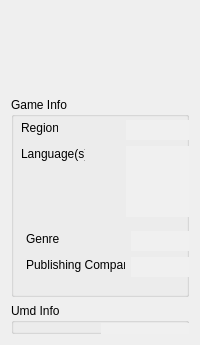
      <widget class="QWidget" name="GameInfo">
       <attribute name="title">
        <string>Game Info</string>
       </attribute>
       <layout class="QGridLayout" name="gridLayout_2">
        <item row="0" column="0">
         <widget class="QLabel" name="icon0pic">
          <property name="minimumSize">
           <size>
            <width>144</width>
            <height>80</height>
           </size>
          </property>
          <property name="text">
           <string/>
          </property>
          <property name="pixmap">
           <pixmap resource="qpcspxmb.qrc">:/images/icon0.png</pixmap>
          </property>
          <property name="alignment">
           <set>Qt::AlignCenter</set>
          </property>
         </widget>
        </item>
        <item row="1" column="0">
         <widget class="QGroupBox" name="groupBox">
          <property name="sizePolicy">
           <sizepolicy hsizetype="Preferred" vsizetype="Preferred">
            <horstretch>0</horstretch>
            <verstretch>1</verstretch>
           </sizepolicy>
          </property>
          <property name="minimumSize">
           <size>
            <width>0</width>
            <height>200</height>
           </size>
          </property>
          <property name="maximumSize">
           <size>
            <width>16777215</width>
            <height>200</height>
           </size>
          </property>
          <property name="title">
           <string>Game Info</string>
          </property>
          <widget class="QLabel" name="label">
           <property name="geometry">
            <rect>
             <x>10</x>
             <y>23</y>
             <width>37</width>
             <height>16</height>
            </rect>
           </property>
           <property name="text">
            <string>Region:</string>
           </property>
          </widget>
          <widget class="QLineEdit" name="regionEdit">
           <property name="geometry">
            <rect>
             <x>115</x>
             <y>23</y>
             <width>133</width>
             <height>20</height>
            </rect>
           </property>
           <property name="palette">
            <palette>
             <active>
              <colorrole role="Base">
               <brush brushstyle="SolidPattern">
                <color alpha="255">
                 <red>240</red>
                 <green>240</green>
                 <blue>240</blue>
                </color>
               </brush>
              </colorrole>
             </active>
             <inactive>
              <colorrole role="Base">
               <brush brushstyle="SolidPattern">
                <color alpha="255">
                 <red>240</red>
                 <green>240</green>
                 <blue>240</blue>
                </color>
               </brush>
              </colorrole>
             </inactive>
             <disabled>
              <colorrole role="Base">
               <brush brushstyle="SolidPattern">
                <color alpha="255">
                 <red>240</red>
                 <green>240</green>
                 <blue>240</blue>
                </color>
               </brush>
              </colorrole>
             </disabled>
            </palette>
           </property>
           <property name="font">
            <font>
             <pointsize>8</pointsize>
            </font>
           </property>
           <property name="mouseTracking">
            <bool>false</bool>
           </property>
           <property name="focusPolicy">
            <enum>Qt::StrongFocus</enum>
           </property>
           <property name="autoFillBackground">
            <bool>false</bool>
           </property>
           <property name="frame">
            <bool>false</bool>
           </property>
           <property name="alignment">
            <set>Qt::AlignLeading|Qt::AlignLeft|Qt::AlignVCenter</set>
           </property>
           <property name="readOnly">
            <bool>true</bool>
           </property>
          </widget>
          <widget class="QLabel" name="label_2">
           <property name="geometry">
            <rect>
             <x>10</x>
             <y>49</y>
             <width>64</width>
             <height>16</height>
            </rect>
           </property>
           <property name="text">
            <string>Language(s):</string>
           </property>
          </widget>
          <widget class="QTextEdit" name="languageEdit">
           <property name="geometry">
            <rect>
             <x>115</x>
             <y>49</y>
             <width>174</width>
             <height>71</height>
            </rect>
           </property>
           <property name="palette">
            <palette>
             <active>
              <colorrole role="Base">
               <brush brushstyle="SolidPattern">
                <color alpha="255">
                 <red>240</red>
                 <green>240</green>
                 <blue>240</blue>
                </color>
               </brush>
              </colorrole>
             </active>
             <inactive>
              <colorrole role="Base">
               <brush brushstyle="SolidPattern">
                <color alpha="255">
                 <red>240</red>
                 <green>240</green>
                 <blue>240</blue>
                </color>
               </brush>
              </colorrole>
             </inactive>
             <disabled>
              <colorrole role="Base">
               <brush brushstyle="SolidPattern">
                <color alpha="255">
                 <red>240</red>
                 <green>240</green>
                 <blue>240</blue>
                </color>
               </brush>
              </colorrole>
             </disabled>
            </palette>
           </property>
           <property name="frameShape">
            <enum>QFrame::NoFrame</enum>
           </property>
           <property name="readOnly">
            <bool>true</bool>
           </property>
           <property name="html">
            <string>&lt;!DOCTYPE HTML PUBLIC &quot;-//W3C//DTD HTML 4.0//EN&quot; &quot;http://www.w3.org/TR/REC-html40/strict.dtd&quot;&gt;
&lt;html&gt;&lt;head&gt;&lt;meta name=&quot;qrichtext&quot; content=&quot;1&quot; /&gt;&lt;style type=&quot;text/css&quot;&gt;
p, li { white-space: pre-wrap; }
&lt;/style&gt;&lt;/head&gt;&lt;body style=&quot; font-family:'MS Shell Dlg 2'; font-size:8.25pt; font-weight:400; font-style:normal;&quot;&gt;
&lt;p align=&quot;right&quot; style=&quot;-qt-paragraph-type:empty; margin-top:0px; margin-bottom:0px; margin-left:0px; margin-right:0px; -qt-block-indent:0; text-indent:0px; font-size:8pt;&quot;&gt;&lt;/p&gt;&lt;/body&gt;&lt;/html&gt;</string>
           </property>
          </widget>
          <widget class="QLabel" name="label_3">
           <property name="geometry">
            <rect>
             <x>15</x>
             <y>134</y>
             <width>33</width>
             <height>16</height>
            </rect>
           </property>
           <property name="text">
            <string>Genre:</string>
           </property>
          </widget>
          <widget class="QLineEdit" name="genreEdit">
           <property name="geometry">
            <rect>
             <x>120</x>
             <y>134</y>
             <width>133</width>
             <height>20</height>
            </rect>
           </property>
           <property name="palette">
            <palette>
             <active>
              <colorrole role="Base">
               <brush brushstyle="SolidPattern">
                <color alpha="255">
                 <red>240</red>
                 <green>240</green>
                 <blue>240</blue>
                </color>
               </brush>
              </colorrole>
             </active>
             <inactive>
              <colorrole role="Base">
               <brush brushstyle="SolidPattern">
                <color alpha="255">
                 <red>240</red>
                 <green>240</green>
                 <blue>240</blue>
                </color>
               </brush>
              </colorrole>
             </inactive>
             <disabled>
              <colorrole role="Base">
               <brush brushstyle="SolidPattern">
                <color alpha="255">
                 <red>240</red>
                 <green>240</green>
                 <blue>240</blue>
                </color>
               </brush>
              </colorrole>
             </disabled>
            </palette>
           </property>
           <property name="font">
            <font>
             <pointsize>8</pointsize>
            </font>
           </property>
           <property name="mouseTracking">
            <bool>false</bool>
           </property>
           <property name="focusPolicy">
            <enum>Qt::StrongFocus</enum>
           </property>
           <property name="autoFillBackground">
            <bool>false</bool>
           </property>
           <property name="frame">
            <bool>false</bool>
           </property>
           <property name="alignment">
            <set>Qt::AlignLeading|Qt::AlignLeft|Qt::AlignVCenter</set>
           </property>
           <property name="readOnly">
            <bool>true</bool>
           </property>
          </widget>
          <widget class="QLabel" name="label_4">
           <property name="geometry">
            <rect>
             <x>15</x>
             <y>160</y>
             <width>99</width>
             <height>16</height>
            </rect>
           </property>
           <property name="text">
            <string>Publishing Company:</string>
           </property>
          </widget>
          <widget class="QLineEdit" name="publishEdit">
           <property name="geometry">
            <rect>
             <x>120</x>
             <y>160</y>
             <width>133</width>
             <height>20</height>
            </rect>
           </property>
           <property name="palette">
            <palette>
             <active>
              <colorrole role="Base">
               <brush brushstyle="SolidPattern">
                <color alpha="255">
                 <red>240</red>
                 <green>240</green>
                 <blue>240</blue>
                </color>
               </brush>
              </colorrole>
             </active>
             <inactive>
              <colorrole role="Base">
               <brush brushstyle="SolidPattern">
                <color alpha="255">
                 <red>240</red>
                 <green>240</green>
                 <blue>240</blue>
                </color>
               </brush>
              </colorrole>
             </inactive>
             <disabled>
              <colorrole role="Base">
               <brush brushstyle="SolidPattern">
                <color alpha="255">
                 <red>240</red>
                 <green>240</green>
                 <blue>240</blue>
                </color>
               </brush>
              </colorrole>
             </disabled>
            </palette>
           </property>
           <property name="font">
            <font>
             <pointsize>8</pointsize>
            </font>
           </property>
           <property name="mouseTracking">
            <bool>false</bool>
           </property>
           <property name="focusPolicy">
            <enum>Qt::StrongFocus</enum>
           </property>
           <property name="autoFillBackground">
            <bool>false</bool>
           </property>
           <property name="frame">
            <bool>false</bool>
           </property>
           <property name="alignment">
            <set>Qt::AlignLeading|Qt::AlignLeft|Qt::AlignVCenter</set>
           </property>
           <property name="readOnly">
            <bool>true</bool>
           </property>
          </widget>
         </widget>
        </item>
        <item row="2" column="0">
         <widget class="QGroupBox" name="groupBox_2">
          <property name="sizePolicy">
           <sizepolicy hsizetype="Preferred" vsizetype="Preferred">
            <horstretch>0</horstretch>
            <verstretch>1</verstretch>
           </sizepolicy>
          </property>
          <property name="title">
           <string>Umd Info</string>
          </property>
          <widget class="QLabel" name="label_5">
           <property name="geometry">
            <rect>
             <x>6</x>
             <y>78</y>
             <width>67</width>
             <height>16</height>
            </rect>
           </property>
           <property name="text">
            <string>Game Disc id :</string>
           </property>
          </widget>
          <widget class="QLineEdit" name="discIdEdit">
           <property name="geometry">
            <rect>
             <x>90</x>
             <y>78</y>
             <width>191</width>
             <height>20</height>
            </rect>
           </property>
           <property name="palette">
            <palette>
             <active>
              <colorrole role="Base">
               <brush brushstyle="SolidPattern">
                <color alpha="255">
                 <red>240</red>
                 <green>240</green>
                 <blue>240</blue>
                </color>
               </brush>
              </colorrole>
             </active>
             <inactive>
              <colorrole role="Base">
               <brush brushstyle="SolidPattern">
                <color alpha="255">
                 <red>240</red>
                 <green>240</green>
                 <blue>240</blue>
                </color>
               </brush>
              </colorrole>
             </inactive>
             <disabled>
              <colorrole role="Base">
               <brush brushstyle="SolidPattern">
                <color alpha="255">
                 <red>240</red>
                 <green>240</green>
                 <blue>240</blue>
                </color>
               </brush>
              </colorrole>
             </disabled>
            </palette>
           </property>
           <property name="font">
            <font>
             <pointsize>8</pointsize>
            </font>
           </property>
           <property name="mouseTracking">
            <bool>false</bool>
           </property>
           <property name="focusPolicy">
            <enum>Qt::StrongFocus</enum>
           </property>
           <property name="autoFillBackground">
            <bool>false</bool>
           </property>
           <property name="frame">
            <bool>false</bool>
           </property>
           <property name="alignment">
            <set>Qt::AlignLeading|Qt::AlignLeft|Qt::AlignVCenter</set>
           </property>
           <property name="readOnly">
            <bool>true</bool>
           </property>
          </widget>
          <widget class="QLabel" name="label_6">
           <property name="geometry">
            <rect>
             <x>6</x>
             <y>116</y>
             <width>53</width>
             <height>16</height>
            </rect>
           </property>
           <property name="text">
            <string>Game Size:</string>
           </property>
          </widget>
          <widget class="QLineEdit" name="gameSizeEdit">
           <property name="geometry">
            <rect>
             <x>90</x>
             <y>116</y>
             <width>191</width>
             <height>20</height>
            </rect>
           </property>
           <property name="palette">
            <palette>
             <active>
              <colorrole role="Base">
               <brush brushstyle="SolidPattern">
                <color alpha="255">
                 <red>240</red>
                 <green>240</green>
                 <blue>240</blue>
                </color>
               </brush>
              </colorrole>
             </active>
             <inactive>
              <colorrole role="Base">
               <brush brushstyle="SolidPattern">
                <color alpha="255">
                 <red>240</red>
                 <green>240</green>
                 <blue>240</blue>
                </color>
               </brush>
              </colorrole>
             </inactive>
             <disabled>
              <colorrole role="Base">
               <brush brushstyle="SolidPattern">
                <color alpha="255">
                 <red>240</red>
                 <green>240</green>
                 <blue>240</blue>
                </color>
               </brush>
              </colorrole>
             </disabled>
            </palette>
           </property>
           <property name="font">
            <font>
             <pointsize>8</pointsize>
            </font>
           </property>
           <property name="mouseTracking">
            <bool>false</bool>
           </property>
           <property name="focusPolicy">
            <enum>Qt::StrongFocus</enum>
           </property>
           <property name="autoFillBackground">
            <bool>false</bool>
           </property>
           <property name="frame">
            <bool>false</bool>
           </property>
           <property name="alignment">
            <set>Qt::AlignLeading|Qt::AlignLeft|Qt::AlignVCenter</set>
           </property>
           <property name="readOnly">
            <bool>true</bool>
           </property>
          </widget>
          <widget class="QLabel" name="label_7">
           <property name="geometry">
            <rect>
             <x>6</x>
             <y>154</y>
             <width>55</width>
             <height>16</height>
            </rect>
           </property>
           <property name="text">
            <string>Game CRC:</string>
           </property>
          </widget>
          <widget class="QLineEdit" name="crc32Edit">
           <property name="geometry">
            <rect>
             <x>90</x>
             <y>154</y>
             <width>191</width>
             <height>20</height>
            </rect>
           </property>
           <property name="palette">
            <palette>
             <active>
              <colorrole role="Base">
               <brush brushstyle="SolidPattern">
                <color alpha="255">
                 <red>240</red>
                 <green>240</green>
                 <blue>240</blue>
                </color>
               </brush>
              </colorrole>
             </active>
             <inactive>
              <colorrole role="Base">
               <brush brushstyle="SolidPattern">
                <color alpha="255">
                 <red>240</red>
                 <green>240</green>
                 <blue>240</blue>
                </color>
               </brush>
              </colorrole>
             </inactive>
             <disabled>
              <colorrole role="Base">
               <brush brushstyle="SolidPattern">
                <color alpha="255">
                 <red>240</red>
                 <green>240</green>
                 <blue>240</blue>
                </color>
               </brush>
              </colorrole>
             </disabled>
            </palette>
           </property>
           <property name="font">
            <font>
             <pointsize>8</pointsize>
            </font>
           </property>
           <property name="mouseTracking">
            <bool>false</bool>
           </property>
           <property name="focusPolicy">
            <enum>Qt::StrongFocus</enum>
           </property>
           <property name="autoFillBackground">
            <bool>false</bool>
           </property>
           <property name="frame">
            <bool>false</bool>
           </property>
           <property name="alignment">
            <set>Qt::AlignLeading|Qt::AlignLeft|Qt::AlignVCenter</set>
           </property>
           <property name="readOnly">
            <bool>true</bool>
           </property>
          </widget>
          <widget class="QLabel" name="label_8">
           <property name="geometry">
            <rect>
             <x>6</x>
             <y>192</y>
             <width>78</width>
             <height>16</height>
            </rect>
           </property>
           <property name="text">
            <string>Game Firmware:</string>
           </property>
          </widget>
          <widget class="QLineEdit" name="firmwareEdit">
           <property name="geometry">
            <rect>
             <x>90</x>
             <y>192</y>
             <width>191</width>
             <height>20</height>
            </rect>
           </property>
           <property name="palette">
            <palette>
             <active>
              <colorrole role="Base">
               <brush brushstyle="SolidPattern">
                <color alpha="255">
                 <red>240</red>
                 <green>240</green>
                 <blue>240</blue>
                </color>
               </brush>
              </colorrole>
             </active>
             <inactive>
              <colorrole role="Base">
               <brush brushstyle="SolidPattern">
                <color alpha="255">
                 <red>240</red>
                 <green>240</green>
                 <blue>240</blue>
                </color>
               </brush>
              </colorrole>
             </inactive>
             <disabled>
              <colorrole role="Base">
               <brush brushstyle="SolidPattern">
                <color alpha="255">
                 <red>240</red>
                 <green>240</green>
                 <blue>240</blue>
                </color>
               </brush>
              </colorrole>
             </disabled>
            </palette>
           </property>
           <property name="font">
            <font>
             <pointsize>8</pointsize>
            </font>
           </property>
           <property name="mouseTracking">
            <bool>false</bool>
           </property>
           <property name="focusPolicy">
            <enum>Qt::StrongFocus</enum>
           </property>
           <property name="autoFillBackground">
            <bool>false</bool>
           </property>
           <property name="frame">
            <bool>false</bool>
           </property>
           <property name="alignment">
            <set>Qt::AlignLeading|Qt::AlignLeft|Qt::AlignVCenter</set>
           </property>
           <property name="readOnly">
            <bool>true</bool>
           </property>
          </widget>
          <widget class="QLabel" name="label_9">
           <property name="geometry">
            <rect>
             <x>6</x>
             <y>230</y>
             <width>65</width>
             <height>16</height>
            </rect>
           </property>
           <property name="text">
            <string>Game Status:</string>
           </property>
          </widget>
          <widget class="QLineEdit" name="statusEdit">
           <property name="geometry">
            <rect>
             <x>90</x>
             <y>230</y>
             <width>191</width>
             <height>20</height>
            </rect>
           </property>
           <property name="palette">
            <palette>
             <active>
              <colorrole role="Base">
               <brush brushstyle="SolidPattern">
                <color alpha="255">
                 <red>240</red>
                 <green>240</green>
                 <blue>240</blue>
                </color>
               </brush>
              </colorrole>
             </active>
             <inactive>
              <colorrole role="Base">
               <brush brushstyle="SolidPattern">
                <color alpha="255">
                 <red>240</red>
                 <green>240</green>
                 <blue>240</blue>
                </color>
               </brush>
              </colorrole>
             </inactive>
             <disabled>
              <colorrole role="Base">
               <brush brushstyle="SolidPattern">
                <color alpha="255">
                 <red>240</red>
                 <green>240</green>
                 <blue>240</blue>
                </color>
               </brush>
              </colorrole>
             </disabled>
            </palette>
           </property>
           <property name="font">
            <font>
             <pointsize>8</pointsize>
            </font>
           </property>
           <property name="mouseTracking">
            <bool>false</bool>
           </property>
           <property name="focusPolicy">
            <enum>Qt::StrongFocus</enum>
           </property>
           <property name="autoFillBackground">
            <bool>false</bool>
           </property>
           <property name="frame">
            <bool>false</bool>
           </property>
           <property name="alignment">
            <set>Qt::AlignLeading|Qt::AlignLeft|Qt::AlignVCenter</set>
           </property>
           <property name="readOnly">
            <bool>true</bool>
           </property>
          </widget>
          <widget class="QLabel" name="label_13">
           <property name="geometry">
            <rect>
             <x>6</x>
             <y>40</y>
             <width>81</width>
             <height>16</height>
            </rect>
           </property>
           <property name="text">
            <string>Umd filename :</string>
           </property>
          </widget>
          <widget class="QTextEdit" name="umdfilenameEdit">
           <property name="geometry">
            <rect>
             <x>90</x>
             <y>20</y>
             <width>191</width>
             <height>41</height>
            </rect>
           </property>
           <property name="palette">
            <palette>
             <active>
              <colorrole role="Base">
               <brush brushstyle="SolidPattern">
                <color alpha="255">
                 <red>240</red>
                 <green>240</green>
                 <blue>240</blue>
                </color>
               </brush>
              </colorrole>
             </active>
             <inactive>
              <colorrole role="Base">
               <brush brushstyle="SolidPattern">
                <color alpha="255">
                 <red>240</red>
                 <green>240</green>
                 <blue>240</blue>
                </color>
               </brush>
              </colorrole>
             </inactive>
             <disabled>
              <colorrole role="Base">
               <brush brushstyle="SolidPattern">
                <color alpha="255">
                 <red>240</red>
                 <green>240</green>
                 <blue>240</blue>
                </color>
               </brush>
              </colorrole>
             </disabled>
            </palette>
           </property>
           <property name="frameShape">
            <enum>QFrame::NoFrame</enum>
           </property>
           <property name="readOnly">
            <bool>true</bool>
           </property>
           <property name="html">
            <string>&lt;!DOCTYPE HTML PUBLIC &quot;-//W3C//DTD HTML 4.0//EN&quot; &quot;http://www.w3.org/TR/REC-html40/strict.dtd&quot;&gt;
&lt;html&gt;&lt;head&gt;&lt;meta name=&quot;qrichtext&quot; content=&quot;1&quot; /&gt;&lt;style type=&quot;text/css&quot;&gt;
p, li { white-space: pre-wrap; }
&lt;/style&gt;&lt;/head&gt;&lt;body style=&quot; font-family:'MS Shell Dlg 2'; font-size:8.25pt; font-weight:400; font-style:normal;&quot;&gt;
&lt;p align=&quot;right&quot; style=&quot;-qt-paragraph-type:empty; margin-top:0px; margin-bottom:0px; margin-left:0px; margin-right:0px; -qt-block-indent:0; text-indent:0px; font-size:8pt;&quot;&gt;&lt;/p&gt;&lt;/body&gt;&lt;/html&gt;</string>
           </property>
          </widget>
          <widget class="QLabel" name="statustext">
           <property name="geometry">
            <rect>
             <x>10</x>
             <y>270</y>
             <width>281</width>
             <height>21</height>
            </rect>
           </property>
           <property name="font">
            <font>
             <pointsize>10</pointsize>
             <weight>75</weight>
             <bold>true</bold>
            </font>
           </property>
           <property name="text">
            <string/>
           </property>
          </widget>
         </widget>
        </item>
       </layout>
      </widget>
